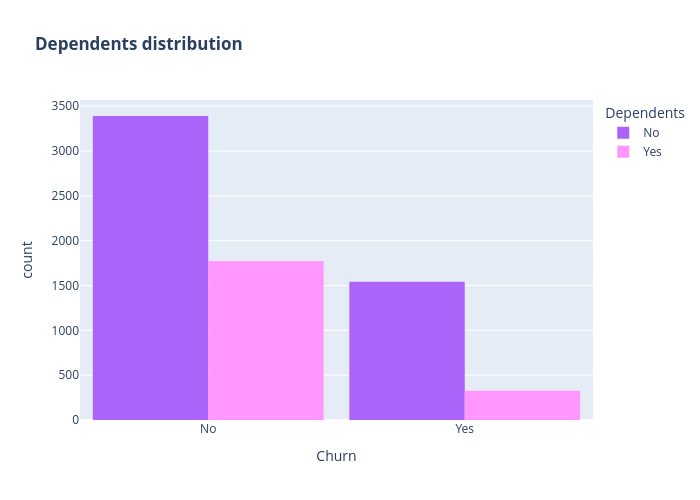
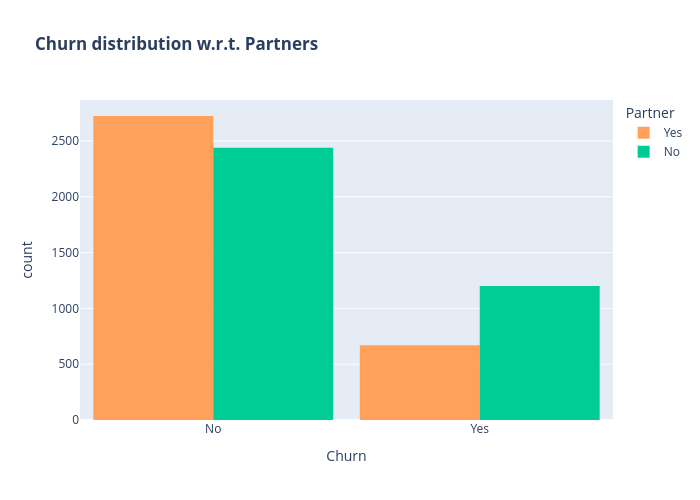
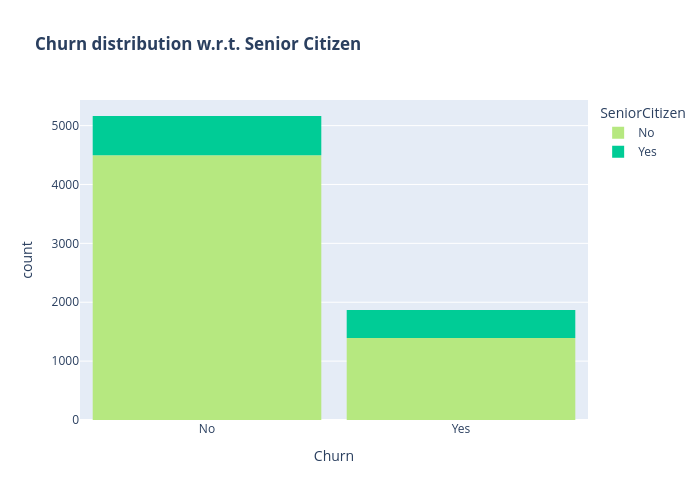

The notebook cell saved with these charts, in order:
### Code cell
color_map = {"Yes": "#FF97FF", "No": "#AB63FA"}
fig = px.histogram(
    df, x="Churn", color="Dependents", barmode="group", title="<b>Dependents distribution</b>", color_discrete_map=color_map
)
fig.update_layout(width=700, height=500, bargap=0.1)
fig.show()

color_map = {"Yes": "#FFA15A", "No": "#00CC96"}
fig = px.histogram(
    df, x="Churn", color="Partner", barmode="group", title="<b>Churn distribution w.r.t. Partners</b>", color_discrete_map=color_map
)
fig.update_layout(width=700, height=500, bargap=0.1)
fig.show()

color_map = {"Yes": "#00CC96", "No": "#B6E880"}
fig = px.histogram(
    df, x="Churn", color="SeniorCitizen", title="<b>Churn distribution w.r.t. Senior Citizen</b>", color_discrete_map=color_map
)
fig.update_layout(width=700, height=500, bargap=0.1)
fig.show()

### Figure 1 — Plotly figure (JSON) as saved in the notebook; plotly's stock layout.template omitted (floating-point values rounded to 4 significant figures; data arrays with more than 128 entries replaced by an {"elided": "..."} marker saying what was removed)
{"data": [{"alignmentgroup": "True", "bingroup": "x", "hovertemplate": "Dependents=No<br>Churn=%{x}<br>count=%{y}<extra></extra>", "legendgroup": "No", "marker": {"color": "#AB63FA", "pattern": {"shape": ""}}, "name": "No", "offsetgroup": "No", "orientation": "v", "showlegend": true, "type": "histogram", "x": {"elided": "4933 str values"}, "xaxis": "x", "yaxis": "y"}, {"alignmentgroup": "True", "bingroup": "x", "hovertemplate": "Dependents=Yes<br>Churn=%{x}<br>count=%{y}<extra></extra>", "legendgroup": "Yes", "marker": {"color": "#FF97FF", "pattern": {"shape": ""}}, "name": "Yes", "offsetgroup": "Yes", "orientation": "v", "showlegend": true, "type": "histogram", "x": {"elided": "2099 str values"}, "xaxis": "x", "yaxis": "y"}], "layout": {"bargap": 0.1, "barmode": "group", "height": 500, "legend": {"title": {"text": "Dependents"}, "tracegroupgap": 0}, "title": {"text": "<b>Dependents distribution</b>"}, "width": 700, "xaxis": {"anchor": "y", "domain": [0, 1], "title": {"text": "Churn"}}, "yaxis": {"anchor": "x", "domain": [0, 1], "title": {"text": "count"}}}}

### Figure 2 — Plotly figure (JSON) as saved in the notebook; plotly's stock layout.template omitted (floating-point values rounded to 4 significant figures; data arrays with more than 128 entries replaced by an {"elided": "..."} marker saying what was removed)
{"data": [{"alignmentgroup": "True", "bingroup": "x", "hovertemplate": "Partner=Yes<br>Churn=%{x}<br>count=%{y}<extra></extra>", "legendgroup": "Yes", "marker": {"color": "#FFA15A", "pattern": {"shape": ""}}, "name": "Yes", "offsetgroup": "Yes", "orientation": "v", "showlegend": true, "type": "histogram", "x": {"elided": "3393 str values"}, "xaxis": "x", "yaxis": "y"}, {"alignmentgroup": "True", "bingroup": "x", "hovertemplate": "Partner=No<br>Churn=%{x}<br>count=%{y}<extra></extra>", "legendgroup": "No", "marker": {"color": "#00CC96", "pattern": {"shape": ""}}, "name": "No", "offsetgroup": "No", "orientation": "v", "showlegend": true, "type": "histogram", "x": {"elided": "3639 str values"}, "xaxis": "x", "yaxis": "y"}], "layout": {"bargap": 0.1, "barmode": "group", "height": 500, "legend": {"title": {"text": "Partner"}, "tracegroupgap": 0}, "title": {"text": "<b>Churn distribution w.r.t. Partners</b>"}, "width": 700, "xaxis": {"anchor": "y", "domain": [0, 1], "title": {"text": "Churn"}}, "yaxis": {"anchor": "x", "domain": [0, 1], "title": {"text": "count"}}}}

### Figure 3 — Plotly figure (JSON) as saved in the notebook; plotly's stock layout.template omitted (floating-point values rounded to 4 significant figures; data arrays with more than 128 entries replaced by an {"elided": "..."} marker saying what was removed)
{"data": [{"bingroup": "x", "hovertemplate": "SeniorCitizen=No<br>Churn=%{x}<br>count=%{y}<extra></extra>", "legendgroup": "No", "marker": {"color": "#B6E880", "pattern": {"shape": ""}}, "name": "No", "orientation": "v", "showlegend": true, "type": "histogram", "x": {"elided": "5890 str values"}, "xaxis": "x", "yaxis": "y"}, {"bingroup": "x", "hovertemplate": "SeniorCitizen=Yes<br>Churn=%{x}<br>count=%{y}<extra></extra>", "legendgroup": "Yes", "marker": {"color": "#00CC96", "pattern": {"shape": ""}}, "name": "Yes", "orientation": "v", "showlegend": true, "type": "histogram", "x": {"elided": "1142 str values"}, "xaxis": "x", "yaxis": "y"}], "layout": {"bargap": 0.1, "barmode": "relative", "height": 500, "legend": {"title": {"text": "SeniorCitizen"}, "tracegroupgap": 0}, "title": {"text": "<b>Churn distribution w.r.t. Senior Citizen</b>"}, "width": 700, "xaxis": {"anchor": "y", "domain": [0, 1], "title": {"text": "Churn"}}, "yaxis": {"anchor": "x", "domain": [0, 1], "title": {"text": "count"}}}}
